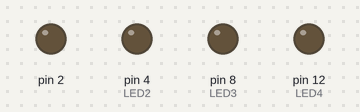
Simulated run of this sketch. Board: Arduino Uno, built with avr-gcc and run on an emulated ATmega328P. Parts: output pins drawn as LEDs (lit = HIGH).

Above: at 0.1 s.
At 2.1 s:
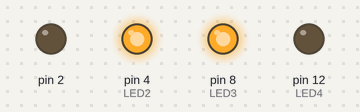
At 4.6 s:
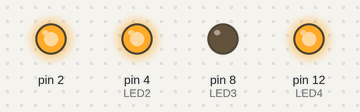
At 10.1 s:
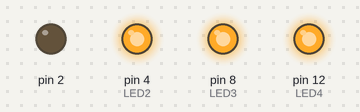
At 20.1 s:
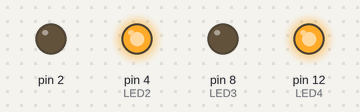
At 39.75 s:
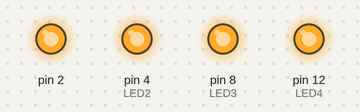
Timing chart, 0 to 40.0 s (numbered marks = the images above):
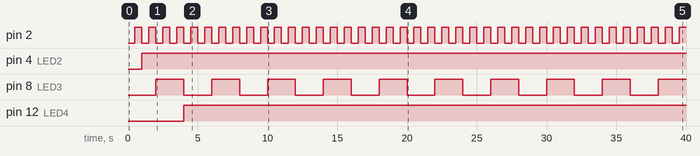

The sketch:

Binary-Counter.ino
```cpp
#define LED1 2
#define LED2 4
#define LED3 8
#define LED4 12

int counter = 0;


// void setup() {
//   // put your setup code here, to run once:
//   pinMode(LED1, OUTPUT);
//   pinMode(LED2, OUTPUT);
//   pinMode(LED3, OUTPUT);
//   pinMode(LED4, OUTPUT);


// }

// void loop() {
//   // put your main code here, to run repeatedly:
//   digitalWrite(LED1, (counter & 0b0001) ? HIGH : LOW);
//   digitalWrite(LED2, (counter & 0b0010) ? HIGH : LOW);
//   digitalWrite(LED3, (counter & 0b0100) ? HIGH : LOW);
//   digitalWrite(LED4, (counter & 0b1000) ? HIGH : LOW);

//   counter++;
//   if (counter > 15) {
//     //reset after 1111
//     counter = 0;


//   }

//   delay(500);

//   }

// Bare Metal Version
void setup() {

    DDRD |= (1 << PD2); // LED 1
    DDRD |= (1 << PD4);
    DDRB |= (1 << PB0);
    DDRB |= (1 << PB4);

  }

void loop(){

  //Clear LED bits

  PORTD &= ~((1 << PD2) | ~(1<<PD4));
  PORTB &= ~((1 << PB0) | ~(1 << PB4));

  if (counter & 0b0001) PORTD |= (1 << PD2); //LED1
  if (counter & 0b0010) PORTD |= (1 << PD4); //LED2
  if (counter & 0b0100) PORTB |= (1 << PB0); //LED3
  if (counter & 0b1000) PORTB |= (1 << PB4); //LED4

  counter++;
  if (counter > 15) counter = 0;

  _delay_ms(500);


}
```

Measured:
- by itself, pin 2: alternates HIGH for 0.50 s and LOW for 0.50 s
- by itself, pin 4 (LED2): LOW → HIGH at 1.0 s
- by itself, pin 8 (LED3): alternates HIGH for 2.0 s and LOW for 2.0 s
- by itself, pin 12 (LED4): LOW → HIGH at 4.0 s
